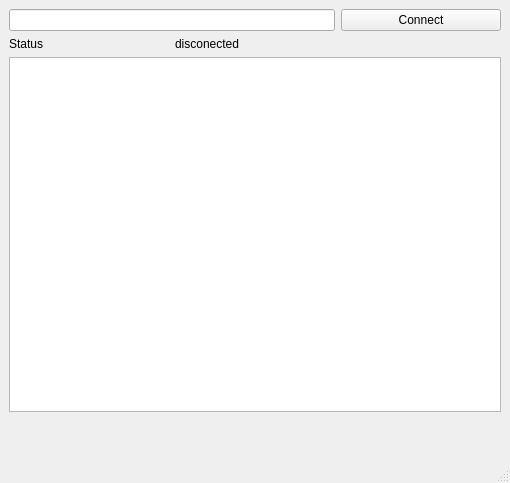
<?xml version="1.0" encoding="UTF-8"?>
<ui version="4.0">
 <class>MainWindow</class>
 <widget class="QMainWindow" name="MainWindow">
  <property name="geometry">
   <rect>
    <x>0</x>
    <y>0</y>
    <width>510</width>
    <height>483</height>
   </rect>
  </property>
  <property name="windowTitle">
   <string>MainWindow</string>
  </property>
  <widget class="QWidget" name="centralwidget">
   <layout class="QGridLayout" name="gridLayout_2">
    <item row="0" column="0">
     <layout class="QGridLayout" name="gridLayout">
      <item row="0" column="0" colspan="2">
       <widget class="QLineEdit" name="lineEdit"/>
      </item>
      <item row="0" column="2">
       <widget class="QPushButton" name="pushButton">
        <property name="text">
         <string>Connect</string>
        </property>
       </widget>
      </item>
      <item row="1" column="0">
       <widget class="QLabel" name="label">
        <property name="text">
         <string>Status</string>
        </property>
       </widget>
      </item>
      <item row="1" column="1">
       <widget class="QLabel" name="label_2">
        <property name="text">
         <string>disconected</string>
        </property>
       </widget>
      </item>
      <item row="3" column="0">
       <spacer name="verticalSpacer">
        <property name="orientation">
         <enum>Qt::Vertical</enum>
        </property>
        <property name="sizeType">
         <enum>QSizePolicy::Preferred</enum>
        </property>
        <property name="sizeHint" stdset="0">
         <size>
          <width>20</width>
          <height>40</height>
         </size>
        </property>
       </spacer>
      </item>
      <item row="2" column="0" colspan="3">
       <widget class="QListWidget" name="listWidget"/>
      </item>
     </layout>
    </item>
   </layout>
  </widget>
  <widget class="QMenuBar" name="menubar">
   <property name="geometry">
    <rect>
     <x>0</x>
     <y>0</y>
     <width>510</width>
     <height>30</height>
    </rect>
   </property>
  </widget>
  <widget class="QStatusBar" name="statusbar"/>
 </widget>
 <resources/>
 <connections/>
</ui>
